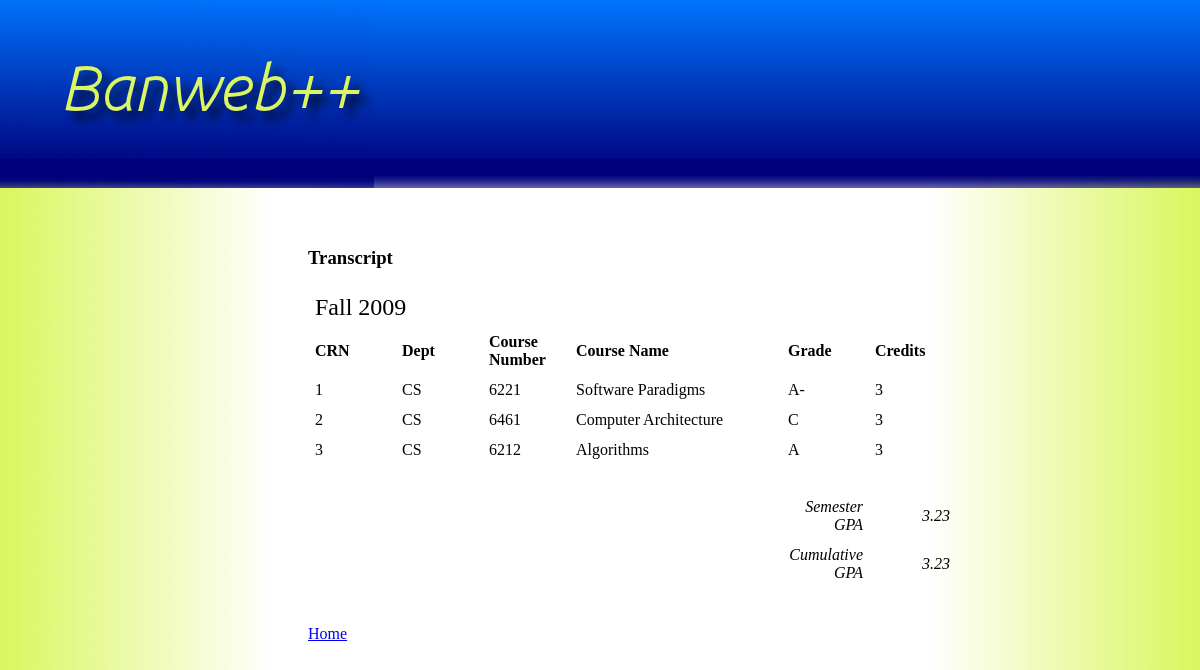
/students/transcript.php?sid=1, run on the app's committed database.
### tables this page shows
create table semesters (
  semid	        int(5) primary key,
  sem           varchar(12));

create table classes (
   crn 	     	int(5) primary key,
   dept         varchar(5),
   course_num   int(4),
   title        varchar(30),
   semid        int(5),
   credits      int(1),
   course_day	varchar(3),
   course_time  varchar(12),
   foreign key (semid) references classes(semid));

create table takes (
   sid          int(4),
   crn          int(5),
   grade        varchar(2),
   foreign key (sid) references students(sid),
   foreign key (crn) references classes(crn),
   primary key(sid, crn));

### students/transcript.php (the view, shortened to what this page needs)
<!DOCTYPE html PUBLIC "-//W3C//DTD XHTML 1.0 Transitional//EN"
  "http://www.w3.org/TR/xhtml1/DTD/xhtml1-transitional.dtd">
<html xmlns="http://www.w3.org/1999/xhtml" xml:lang="en" lang="en">
<head>
  <link rel="stylesheet" type="text/css" href="../style.css" />
</head>
<body>
  <h3>Transcript</h3>
<?php
  $id = $_GET['sid'];
  $min_max_result = mysql_query("SELECT MIN(semesters.semid),
                         MAX(semesters.semid)
                         FROM classes,takes,semesters
                         WHERE sid='$id'
                         AND takes.crn = classes.crn
                         AND classes.semid = semesters.semid")
    or die(mysql_error());
  while($row = mysql_fetch_array($min_max_result)){
    $min = $row['MIN(semesters.semid)'];
    $max = $row['MAX(semesters.semid)'];
  }
  $total_credits = 0.0;
  $total_pts = 0.0;
  for($i=$min; $i<=$max; $i++){
    $result = mysql_query("SELECT * FROM classes,takes,semesters
                         WHERE sid='$id'
                         AND takes.crn = classes.crn
                         AND classes.semid = semesters.semid
                         AND semesters.semid ='$i'")
      or die(mysql_error());
  if(mysql_num_rows($result) != 0){
  $sem_query = mysql_query("SELECT sem FROM semesters WHERE semid='$i'");
  $sem = mysql_fetch_array($sem_query);
  echo '<table class="transcript">';
  echo '<tr>';
  echo '<td colspan="3" class="table-title">' . $sem['sem'] . '</td>';
  echo '</tr>';
  echo '<tr>';
  echo '<td class="table-col-title">CRN</td>';
  echo '<td class="table-col-title">Dept</td>';
  echo '<td class="table-col-title">Course Number</td>';
  echo '<td class="title table-col-title">Course Name</td>';
  echo '<td class="table-col-title">Grade</td>';
  echo '<td class="table-col-title">Credits</td>';
  echo '</tr>';
  $sem_credits = 0.0;
  $sem_pts = 0.0;
  while($row = mysql_fetch_array($result)){
  $credits = $row['credits'];
  $sem_credits = $sem_credits + $credits;
  switch($row['grade']) {
     case 'A': $grade_val = 4.0;
       break;
     case 'A-': $grade_val = 3.7;
       break;
     case 'C': $grade_val = 2.0;
       break;
  }
  if( $grade_val != NULL ){
    $sem_pts = $sem_pts + ($credits*$grade_val);
  }
    $grade = $row['grade'];
    echo '<tr>';
    echo '<td>'.$row['crn'].'</td>';
    echo '<td>'.$row['dept'].'</td>';
    echo '<td>'.$row['course_num'].'</td>';
    echo '<td class="title">'.$row['title'].'</td>';
    echo '<td>'.$grade.'</td>';
    echo '<td>'.$credits.'</td>';
    echo '</tr>';
  }
  if( $grade != "IP" ){
    $total_credits = $total_credits + $sem_credits;
    $total_pts = $total_pts + $sem_pts;
  }
  echo '<tr>';
  echo '<td class="buffer"> </td>';
  echo '</tr>';
  echo '<tr>';
  echo '<td> </td>';
  echo '<td> </td>';
  echo '<td> </td>';
  echo '<td> </td>';
  echo '<td class="gpa-title">Semester GPA</td>';
  echo '<td class="gpa">' . number_format ( ( $sem_pts/$sem_credits ) , 2 ) .'</td>';
  echo '</tr>';
  echo '<tr>';
  echo '<td> </td>';
  echo '<td> </td>';
  echo '<td> </td>';
  echo '<td> </td>';
  echo '<td class="gpa-title">Cumulative GPA</td>';
  echo '<td class="gpa">' . number_format ( ( $total_pts/$total_credits) , 2 ) . '</td>';
  echo '</tr>';
  echo '</table><br />';
 }
}
  echo '<br />';
  echo '<a href=stud_home.php?sid='.$id.'>Home</a>';
?>
</body>
</html>

### style.css (style rules this page uses)
body { background-image:url('title.png'), url('title-edge.png'), url('right.png'), url('left.png'); background-position: left top, right top, right bottom, left bottom; background-repeat: no-repeat, repeat-x, repeat-y, repeat-y; padding-top: 220px; padding-left: 300px; padding-right: 300px; }
table { margin-left: auto; margin-right: auto; }
td { min-width: 75px; padding: 5px; }
td.title { min-width: 200px; }
td.table-title { font-size:150%; }
td.table-col-title { font-weight:bold; }
td.gpa-title { font-style:italic; text-align:right; }
td.gpa { text-align:right; font-style:italic; }
td.buffer { padding-top:20px; }

### data on the page
semesters: sem "Fall 2009"
classes: takes.crn "1", dept "CS", course_num "6221", title "Software Paradigms", takes.grade "A-", credits "3"
classes: takes.crn "2", dept "CS", course_num "6461", title "Computer Architecture", takes.grade "C", credits "3"
classes: takes.crn "3", dept "CS", course_num "6212", title "Algorithms", takes.grade "A", credits "3"

### other printed values
$sem_pts/$sem_credits "3.23"
$total_pts/$total_credits "3.23"
